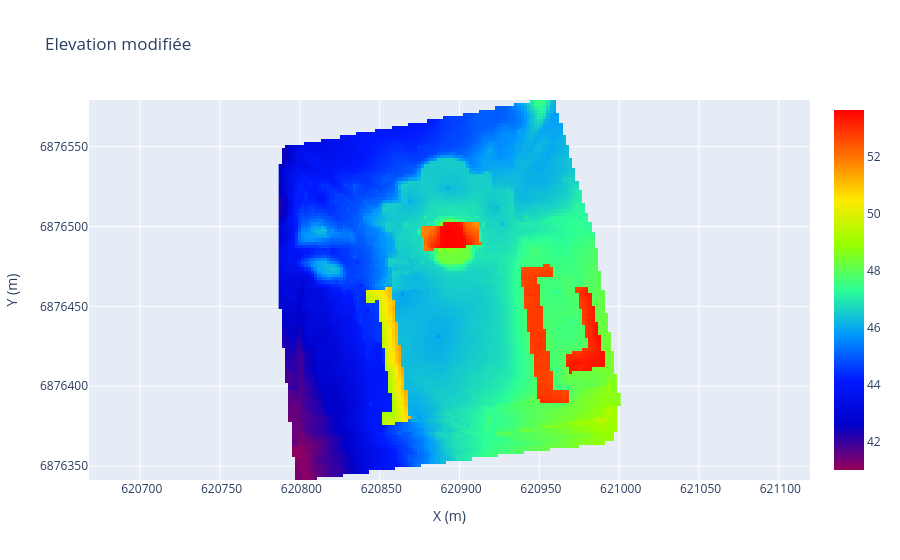

The notebook cell saved with this chart:
### Code cell
meta, luse_grid = read_file.read_asc_file("luse_pre_2m_cor.asc", )
luse_dict = read_file.create_dict_luse("Surface_input_2018.txt")
path_param_mod_elev = "mod_to_elev.txt"
mod_to_elev = read_file.get_mod_to_elev(path_param_mod_elev)
print(mod_to_elev)
elev_grid_mod = data_mod.mod_elev_grid(elev_cor, luse_grid, dict_luse, mod_to_do=mod_to_elev)
data_handling.write_asc_file("elev_cor4_add", meta, elev_grid_mod, "Elevation cor (3,3) 0.4m add bat road gully")
ploting.create_plotly_map(elev_grid_mod, meta, "Elevation modifiée", color="rainbow")
